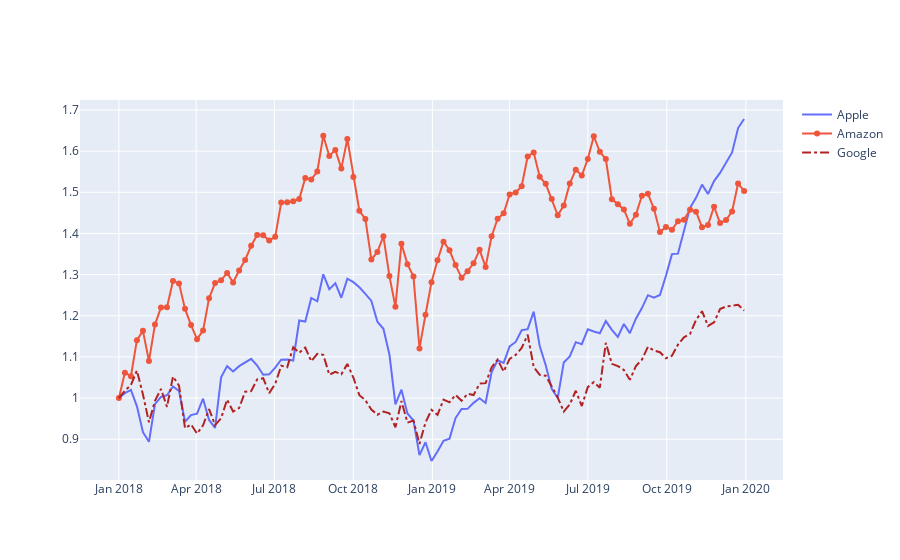

Here is the notebook cell this chart was saved with:
### Code cell
fig = go.Figure()
fig.add_trace(go.Scatter(x = df_stocks.date, y = df_stocks.AAPL, mode = 'lines', 
                        name = 'Apple'))
fig.add_trace(go.Scatter(x = df_stocks.date, y = df_stocks.AMZN, mode = 'lines+markers', 
                        name = 'Amazon'))
fig.add_trace(go.Scatter(x = df_stocks.date, y = df_stocks.GOOG, mode = 'lines', 
                        name = 'Google', line = {'color': 'firebrick', 'width': 2,
                                                 'dash': 'dashdot'}))
fig.show()
